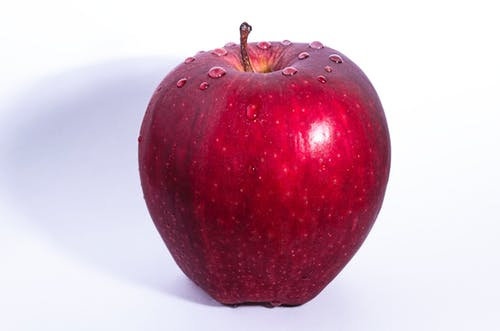
#> input picture apple.jpeg, 500 x 331 px
$ python utils.py
#> lines starting #> are read from the running program, lines starting #| are printed output that depends on the picture
import cv2
import numpy as np

def downsample(img,scale = 2):
    if len(img.shape) == 3:
        shp = (int(img.shape[0]/scale),int(img.shape[1]/scale),img.shape[2])
    elif len(img.shape) == 2:
        shp = (int(img.shape[0]/scale),int(img.shape[1]/scale))
    else:
        raise TypeError
    ds_img = np.zeros(shp,dtype = img.dtype)
    for i in range(ds_img.shape[0]):
        for j in range(ds_img.shape[1]):
            end_i = min((int((i+1)*scale),img.shape[0]))
            end_j = min((int((j+1)*scale),img.shape[1]))
            ds_img[i][j] = img[int(scale*i)][int(scale*j)]
            if len(img.shape) == 3:
                ds_img[i][j] = np.average(img[int(i*scale):end_i,int(j*scale):end_j],axis = (0,1))[np.newaxis,np.newaxis,:]
            elif len(img.shape) == 2:
                ds_img[i][j] = np.average(img[int(i*scale):end_i,int(j*scale):end_j])
    return ds_img

def downsample_direct(img,scale = 2):
    if len(img.shape) == 3:
        shp = (int(img.shape[0]/scale),int(img.shape[1]/scale),img.shape[2])
    elif len(img.shape) == 2:
        shp = (int(img.shape[0]/scale),int(img.shape[1]/scale))
    else:
        raise TypeError
    ds_img = np.zeros(shp,dtype = img.dtype)
    for i in range(ds_img.shape[0]):
        for j in range(ds_img.shape[1]):
            ds_img[i][j] = img[int(i*scale),int(j*scale)]
    return ds_img

def upsample(img,scale = 2):
    shp = list(img.shape)
    shp[0] = int(shp[0]*scale)
    shp[1] = int(shp[1]*scale)
    us_img = np.zeros(shp,dtype = img.dtype)
    for i in range(img.shape[0]):
        for j in range(img.shape[1]):
            end_i = min((int((i+1)*scale),us_img.shape[0]))
            end_j = min((int((j+1)*scale),us_img.shape[1]))
            if len(img.shape) == 3:
                ds_img[int(i*scale):end_i,int(j*scale):end_j] = np.average(img[int(i*scale):end_i,int(j*scale):end_j],axis = (0,1))[np.newaxis,np.newaxis,:]
            elif len(img.shape) == 2:
                ds_img[int(i*scale):end_i,int(j*scale):end_j] = np.average(img[int(i*scale):end_i,int(j*scale):end_j])

def downsample_keepdim(img,scale = 2):
    ds_img = np.zeros(img.shape,dtype = img.dtype)
    # for i in range(ds_img.shape[0]):
    #     for j in range(ds_img.shape[1]):
    #         ds_img[i][j] = img[scale*i][scale*j]
    for i in range(int(ds_img.shape[0]/scale)):
        for j in range(int(ds_img.shape[1]/scale)):
            end_i = min((int((i+1)*scale),ds_img.shape[0]))
            end_j = min((int((j+1)*scale),ds_img.shape[1]))
            if len(img.shape) == 3:
                ds_img[int(i*scale):end_i,int(j*scale):end_j] = np.average(img[int(i*scale):end_i,int(j*scale):end_j],axis = (0,1))[np.newaxis,np.newaxis,:]
            elif len(img.shape) == 2:
                ds_img[int(i*scale):end_i,int(j*scale):end_j] = np.average(img[int(i*scale):end_i,int(j*scale):end_j])

    return ds_img

# Bartlett Window
# https://en.wikipedia.org/wiki/Two_dimensional_window_design#Bartlett_Window
# The two dimensional mathematical representation of a Bartlett window is as shown below[9]
# The window is cone-shaped with its height equal to 1 and the base is a circle with its radius 2a. The vertical cross-section of this window is a 1-D triangle window.

def bartlett_window(a = 2):
    window_len = 2 * a - 1
    window = np.zeros([1,window_len])
    for i in range(window_len):
        window[0,i] = 1 - abs(i - a + 1)/a
    return window/a

def bartlett_blurring(img,a = 2):
    padding = a - 1
    shp = list(img.shape)
    shp[0] += padding * 2
    shp[1] += padding * 2
    img_padding = np.zeros(shp,img.dtype)
    img_blurring = np.zeros(img.shape,img.dtype)
    shp2 = list(img.shape)
    shp2[0] += padding * 2
    img_blurring_tmp = np.zeros(shp2)
    img_padding[padding:img.shape[0] + padding,padding:img.shape[1] + padding] = img
    bw = bartlett_window(a)
    # print(bw)
    w_len = bw.shape[1]
    for i in range(img.shape[1]):
        img_blurring_tmp[:,i,:] = np.sum(img_padding[:,i:i+w_len,:] * bw[:,:,np.newaxis],axis = 1)
    bw = bw.transpose()
    for j in range(img.shape[0]):
        img_blurring[j,:,:] = np.sum(img_blurring_tmp[j:j+w_len,:,:] * bw[:,:,np.newaxis],axis = 0)

    return img_blurring

if __name__ == "__main__":
    img = cv2.imread('apple.jpeg')
#> img is the input picture: shape (331, 500, 3); mean B, G, R 188.2, 171.7, 208.5
    print(img)
#> (printed output is left out)
    img_gray = cv2.cvtColor(img,cv2.COLOR_BGR2GRAY)
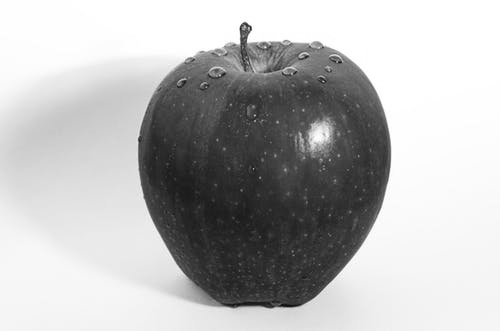
#> img_gray: shape (331, 500); min 12, max 255, mean 184.6
    print(img.shape)
#| (331, 500, 3)
    ds_img = downsample(img)
    print(ds_img.shape)
#| (165, 250, 3)
    crop = img[200:232,150:182,:]
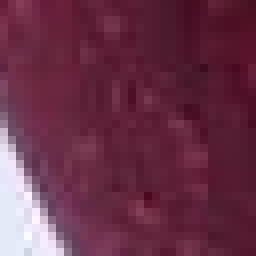
#> crop: shape (32, 32, 3) (shown 8 times larger); mean B, G, R 71.7, 48.7, 104.3
    test = bartlett_blurring(crop,8)
#> in bartlett_blurring, `img_padding[padding:img.shape[0] + padding,padding:img.shape[1] + padd..`:
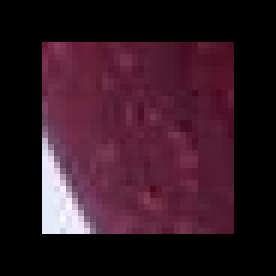
#> img_padding: shape (46, 46, 3) (shown 6 times larger); mean B, G, R 34.7, 23.6, 50.5
#> after the loop in bartlett_blurring, `for i in range(img.shape[1]):`:
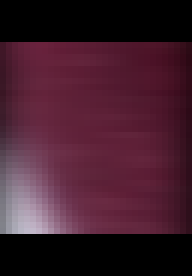
#> img_blurring_tmp: shape (46, 32, 3) float64 (shown 6 times larger); mean B, G, R 44.4, 29.7, 65.7
#> after the loop in bartlett_blurring, `for j in range(img.shape[0]):`:
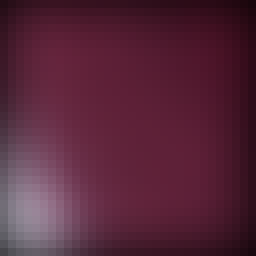
#> img_blurring: shape (32, 32, 3) (shown 8 times larger); mean B, G, R 57.4, 38, 85.7
    print(test.shape)
#| (32, 32, 3)
    ds_test = downsample(test,32/5)
    print(ds_test.shape)
#| (5, 5, 3)
    cv2.imshow("ch",ds_test)
    cv2.imshow("original",crop)
    cv2.waitKey()
    # [5 lines of commented-out code are left out]
